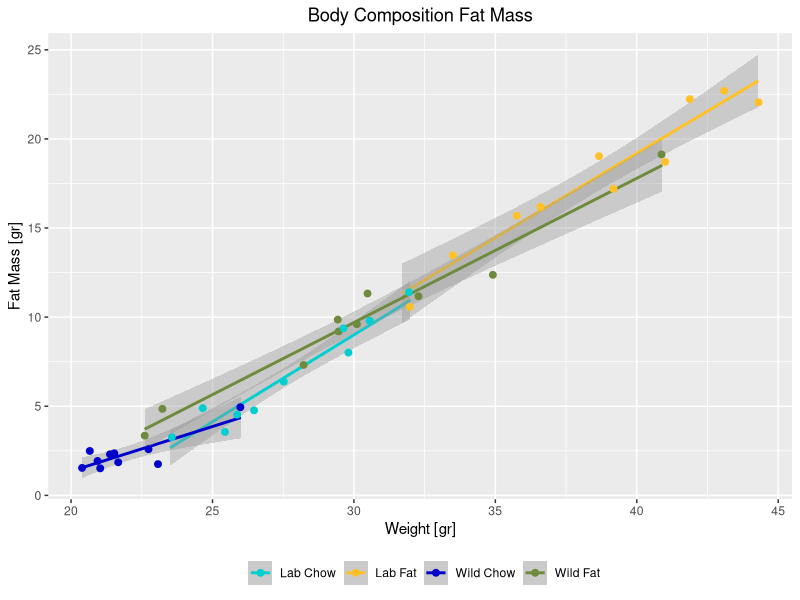
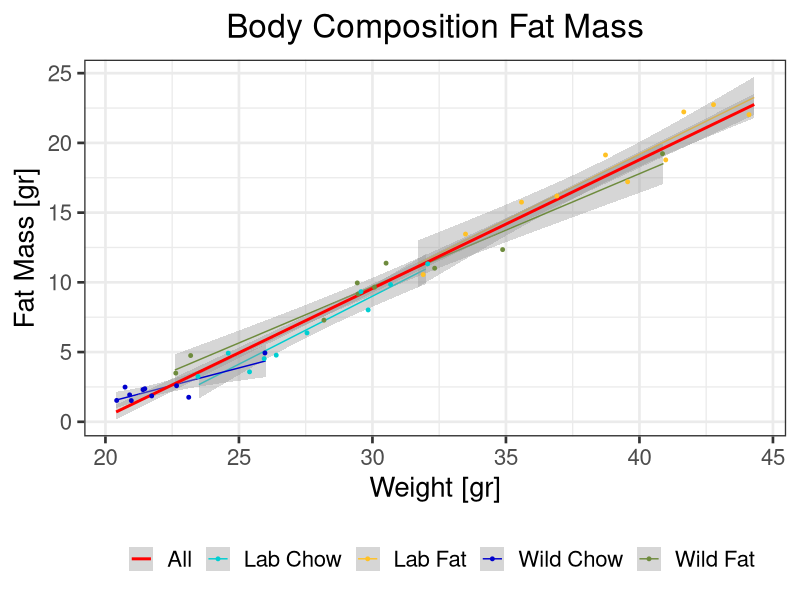
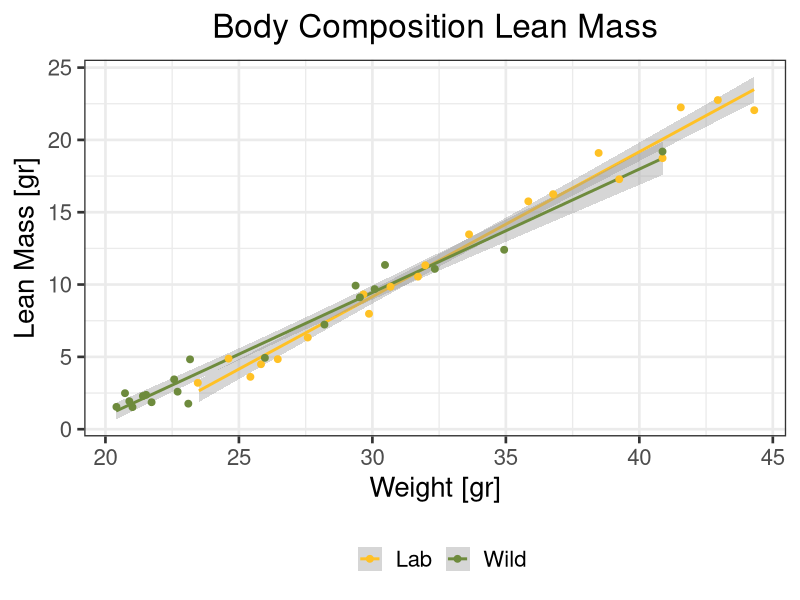
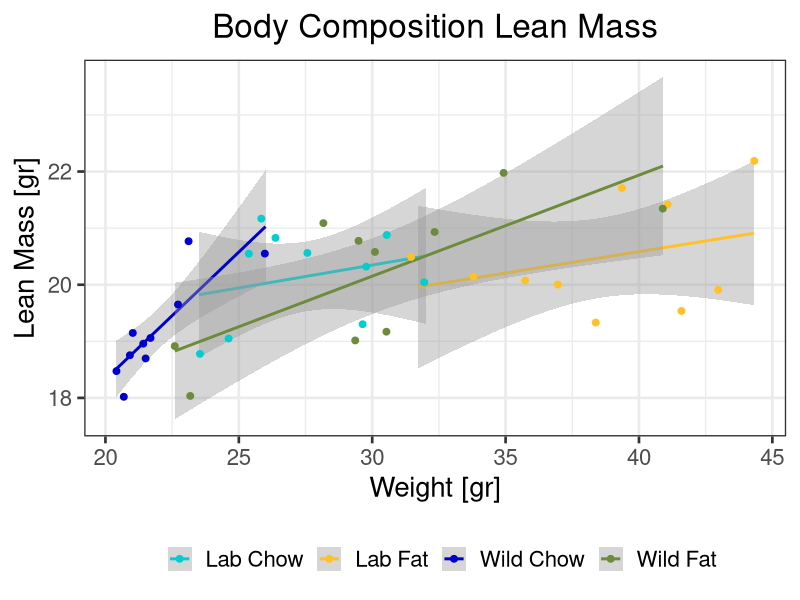
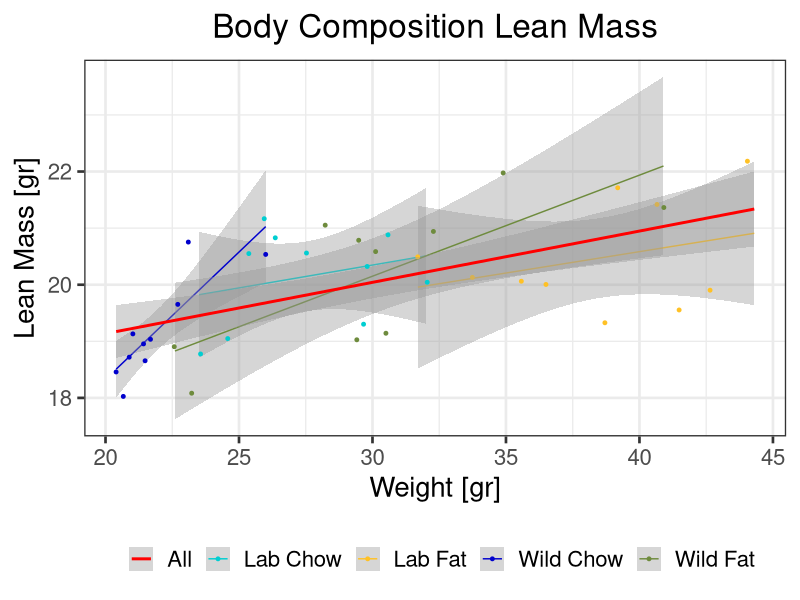
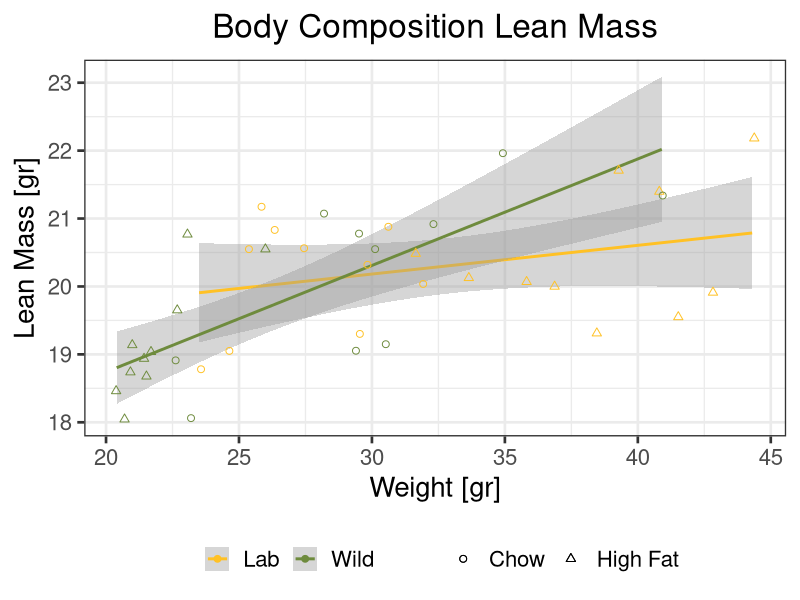
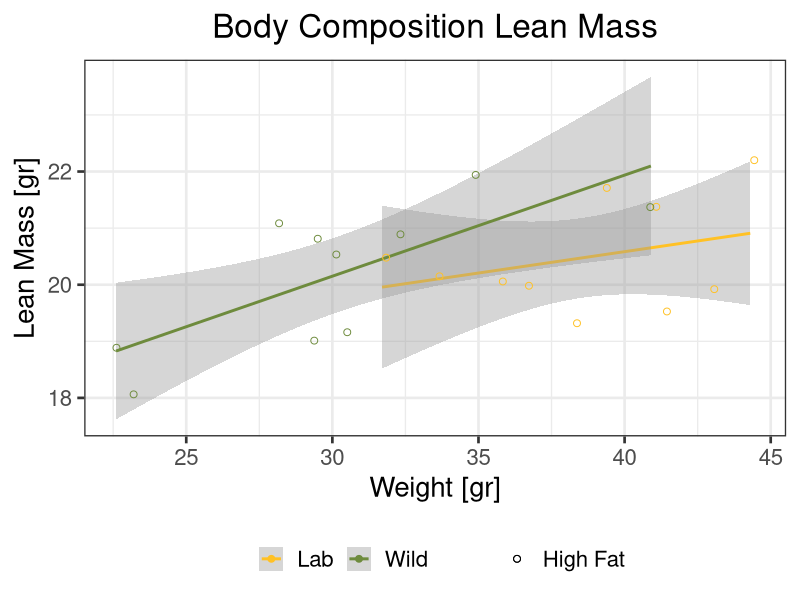
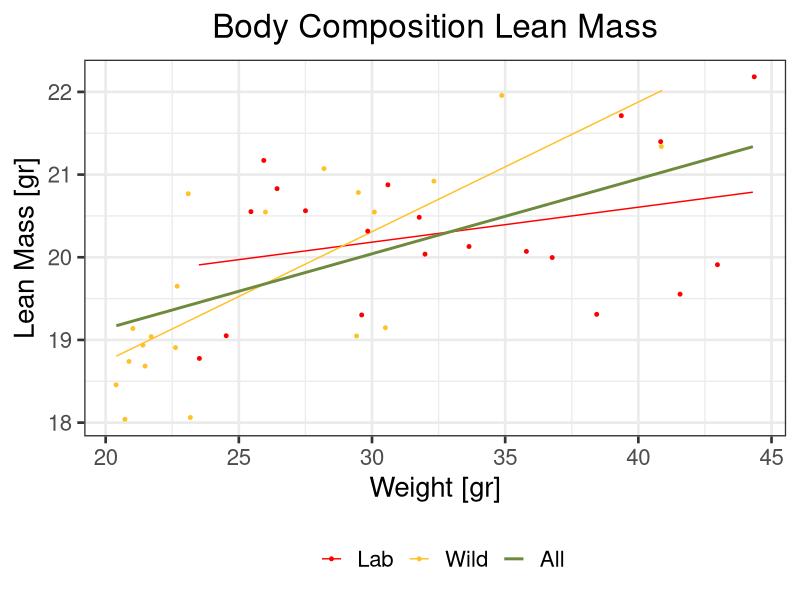

These charts were generated, in order, by the following R code:
## ---- chunk 1
knitr::opts_chunk$set(echo = TRUE)


#setwd("~/Deskto p/Research/NAFLD/Experiments/All Experiments togehter")
library(ggplot2)
library(gdata)
library(rlist)
library(ggpubr)
library(gridBase)
library(gridExtra)
#installation of ggpubr, according to websitehttp://www.sthda.com/english/articles/24-ggpubr-publication-ready-plots/81-ggplot2-easy-way-to-mix-multiple-graphs-on-the-same-page/

cd <- read.csv("BodyCompositionMR.csv")


#Change Date to custome date of R programm, no need now, format is already fine
#cd$Date <- as.Date(cd$Date, "%m/%d/%y")

LChow <- subset(cd, cd$Microbiome == "Lab" & cd$Diet == "Chow")
LFat <- subset(cd, cd$Microbiome == "Lab" & cd$Diet == "High Fat")
WildChow <- subset(cd, cd$Microbiome == "Wildling" & cd$Diet == "Chow")
WildFat <- subset(cd, cd$Microbiome == "Wildling" & cd$Diet == "High Fat")

Lab <- subset(cd, cd$Microbiome == "Lab")
Wildling <- subset(cd, cd$Microbiome == "Wildling")


#from here on will be the Fat mass analysis

plotAllFatMass <- ggplot() +
  geom_smooth(method = lm, data = LChow, aes(x = LChow$Weight, y = LChow$Fat, color = "Lab Chow")) +
  geom_smooth(method = lm, data = LFat, aes(x = LFat$Weight, y = LFat$Fat, color = "Lab Fat")) +
  geom_smooth(method = lm, data = WildChow, aes(x = WildChow$Weight, y = WildChow$Fat, color = "Wild Chow")) +
  geom_smooth(method = lm, data = WildFat, aes(x = WildFat$Weight, y = WildFat$Fat, color = "Wild Fat")) +
      geom_jitter(data = LFat, aes(x = LFat$Weight, y = LFat$Fat, color = "Lab Fat"), size = 2) +
    geom_jitter(data = WildFat, aes(x = WildFat$Weight, y = WildFat$Fat, color = "Wild Fat"), size = 2) +
    geom_jitter(data = LChow, aes(x = LChow$Weight, y = LChow$Fat, color = "Lab Chow"), size = 2) +
    geom_jitter(data = WildChow, aes(x = WildChow$Weight, y = WildChow$Fat, color = "Wild Chow"), size =2 ) +
  xlab("Weight [gr]") +
  ylab("Fat Mass [gr]") +
scale_colour_manual("", values = c("darkturquoise","goldenrod1", "blue3", "darkolivegreen4")) +
  theme_set(theme_bw(base_size = 20) ) +
    theme(plot.title = element_text(hjust = 0.5), legend.position = "bottom") +
      ggtitle("Body Composition Fat Mass")

print(plotAllFatMass)

#plots the same as above with additionally all conditions combinded and the lines of the seperate conditions made smaller
plotAllFatMassWithComb <- ggplot() +
  geom_smooth(method = lm, data = LChow, aes(x = LChow$Weight, y = LChow$Fat, color = "Lab Chow"), size = 0.5) +
  geom_smooth(method = lm, data = LFat, aes(x = LFat$Weight, y = LFat$Fat, color = "Lab Fat"), size = 0.5) +
  geom_smooth(method = lm, data = WildChow, aes(x = WildChow$Weight, y = WildChow$Fat, color = "Wild Chow"), size = 0.5) +
  geom_smooth(method = lm, data = WildFat, aes(x = WildFat$Weight, y = WildFat$Fat, color = "Wild Fat"), size = 0.5) +
  geom_smooth(method = lm, data = cd, aes(x = cd$Weight, y = cd$Fat, color = "All"), size = 1) +
    geom_jitter(data = LFat, aes(x = LFat$Weight, y = LFat$Fat, color = "Lab Fat"), size = 1) +
    geom_jitter(data = WildFat, aes(x = WildFat$Weight, y = WildFat$Fat, color = "Wild Fat"), size = 1) +
    geom_jitter(data = LChow, aes(x = LChow$Weight, y = LChow$Fat, color = "Lab Chow"), size = 1) +
    geom_jitter(data = WildChow, aes(x = WildChow$Weight, y = WildChow$Fat, color = "Wild Chow"), size = 1 ) +
  xlab("Weight [gr]") +
  ylab("Fat Mass [gr]") +
scale_colour_manual("", values = c("red", "darkturquoise","goldenrod1", "blue3", "darkolivegreen4")) +
  theme_set(theme_bw(base_size = 20) ) +
    theme(plot.title = element_text(hjust = 0.5), legend.position = "bottom") +
      ggtitle("Body Composition Fat Mass")

print(plotAllFatMassWithComb)

plotFatMassLabvsWildling <- ggplot() +
  geom_smooth(method = lm, data = Lab, aes(x = Lab$Weight, y = Lab$Fat, color = "Lab")) +
 geom_smooth(method = lm, data = Wildling, aes(x = Wildling$Weight, y = Wildling$Fat, color = "Wild")) +
   geom_jitter(data = Lab, aes(x = Lab$Weight, y = Lab$Fat, color = "Lab"), size = 2) +
   geom_jitter(data = Wildling, aes(x = Wildling$Weight, y = Wildling$Fat, color = "Wild"), size = 2) +
    xlab("Weight [gr]") +
  ylab("Lean Mass [gr]") +
scale_colour_manual("", values = c("goldenrod1" , "darkolivegreen4"), breaks = c("Lab", "Wild")) +
  theme_set(theme_bw(base_size = 20) ) +
    theme(plot.title = element_text(hjust = 0.5), legend.position = "bottom") +
      ggtitle("Body Composition Lean Mass")

print(plotFatMassLabvsWildling)
# From here on will be the lean Mass analysis


plotAllLeanMass <- ggplot() +
  geom_smooth(method = lm, data = LChow, aes(x = LChow$Weight, y = LChow$Lean, color = "Lab Chow")) +
  geom_smooth(method = lm, data = LFat, aes(x = LFat$Weight, y = LFat$Lean, color = "Lab Fat")) +
  geom_smooth(method = lm, data = WildChow, aes(x = WildChow$Weight, y = WildChow$Lean, color = "Wild Chow")) +
  geom_smooth(method = lm, data = WildFat, aes(x = WildFat$Weight, y = WildFat$Lean, color = "Wild Fat")) +
    geom_jitter(data = LFat, aes(x = LFat$Weight, y = LFat$Lean, color = "Lab Fat"), size = 2) +
    geom_jitter(data = WildFat, aes(x = WildFat$Weight, y = WildFat$Lean, color = "Wild Fat"), size = 2) +
    geom_jitter(data = LChow, aes(x = LChow$Weight, y = LChow$Lean, color = "Lab Chow"), size = 2) +
    geom_jitter(data = WildChow, aes(x = WildChow$Weight, y = WildChow$Lean, color = "Wild Chow"), size =2 ) +
  xlab("Weight [gr]") +
  ylab("Lean Mass [gr]") +
scale_colour_manual("", values = c("darkturquoise","goldenrod1", "blue3", "darkolivegreen4"), breaks = c("Lab Chow", "Lab Fat", "Wild Chow", "Wild Fat")) +
  theme_set(theme_bw(base_size = 20) ) +
    theme(plot.title = element_text(hjust = 0.5), legend.position = "bottom") +
      ggtitle("Body Composition Lean Mass")

print(plotAllLeanMass)

plotAllLeanMassWithComb <- ggplot() +
  geom_smooth(method = lm, data = LChow, aes(x = LChow$Weight, y = LChow$Lean, color = "Lab Chow"), size = 0.5) +
  geom_smooth(method = lm, data = LFat, aes(x = LFat$Weight, y = LFat$Lean, color = "Lab Fat"), size = 0.5) +
  geom_smooth(method = lm, data = WildChow, aes(x = WildChow$Weight, y = WildChow$Lean, color = "Wild Chow"), size = 0.5) +
  geom_smooth(method = lm, data = WildFat, aes(x = WildFat$Weight, y = WildFat$Lean, color = "Wild Fat"), size = 0.5) +
    geom_jitter(data = LFat, aes(x = LFat$Weight, y = LFat$Lean, color = "Lab Fat"), size = 1) +
   geom_smooth(method = lm, data = cd, aes(x = cd$Weight, y = cd$Lean, color = "All"), size = 1) +
    geom_jitter(data = WildFat, aes(x = WildFat$Weight, y = WildFat$Lean, color = "Wild Fat"), size = 1) +
    geom_jitter(data = LChow, aes(x = LChow$Weight, y = LChow$Lean, color = "Lab Chow"), size = 1) +
    geom_jitter(data = WildChow, aes(x = WildChow$Weight, y = WildChow$Lean, color = "Wild Chow"), size = 1 ) +
  xlab("Weight [gr]") +
  ylab("Lean Mass [gr]") +
scale_colour_manual("", values = c("red", "darkturquoise","goldenrod1", "blue3", "darkolivegreen4"), breaks = c("All", "Lab Chow", "Lab Fat", "Wild Chow", "Wild Fat")) +
  theme_set(theme_bw(base_size = 20) ) +
    theme(plot.title = element_text(hjust = 0.5), legend.position = "bottom") +
      ggtitle("Body Composition Lean Mass")

print(plotAllLeanMassWithComb)

#plots Wildling vs Lab
plotLeanMassLabvsWildling <- ggplot() +
  geom_smooth(method = lm, data = Lab, aes(x = Lab$Weight, y = Lab$Lean, color = "Lab")) +
 geom_smooth(method = lm, data = Wildling, aes(x = Wildling$Weight, y = Wildling$Lean, color = "Wild")) +
   geom_jitter(data = Lab, aes(x = Lab$Weight, y = Lab$Lean, color = "Lab", shape = Lab$Diet), size = 2) +
   geom_jitter(data = Wildling, aes(x = Wildling$Weight, y = Wildling$Lean, color = "Wild", shape = Lab$Diet), size = 2) +
    scale_shape_discrete(" ", solid=F)+
   xlab("Weight [gr]") +
  ylab("Lean Mass [gr]") +
scale_colour_manual("", values = c("goldenrod1" , "darkolivegreen4"), breaks = c("Lab", "Wild")) +
  theme_set(theme_bw(base_size = 20) ) +
    theme(plot.title = element_text(hjust = 0.5), legend.position = "bottom") +
      ggtitle("Body Composition Lean Mass")

print(plotLeanMassLabvsWildling)

#plots WildlingHighFat vs Lab HighFat
plotLeanMassLabHFvsWildlingHF <- ggplot() +
  geom_smooth(method = lm, data = LFat, aes(x = LFat$Weight, y = LFat$Lean, color = "Lab")) +
 geom_smooth(method = lm, data = WildFat, aes(x = WildFat$Weight, y = WildFat$Lean, color = "Wild")) +
   geom_jitter(data = LFat, aes(x = LFat$Weight, y = LFat$Lean, color = "Lab", shape = LFat$Diet), size = 2) +
   geom_jitter(data = WildFat, aes(x = WildFat$Weight, y = WildFat$Lean, color = "Wild", shape = LFat$Diet), size = 2) +
    scale_shape_discrete(" ", solid=F)+
   xlab("Weight [gr]") +
  ylab("Lean Mass [gr]") +
scale_colour_manual("", values = c("goldenrod1" , "darkolivegreen4"), breaks = c("Lab", "Wild")) +
  theme_set(theme_bw(base_size = 20) ) +
    theme(plot.title = element_text(hjust = 0.5), legend.position = "bottom") +
      ggtitle("Body Composition Lean Mass")

print(plotLeanMassLabHFvsWildlingHF)


plotLeanMassLabvsWildlingandAll <- ggplot() +
  geom_smooth(method = lm, data = Lab, aes(x = Lab$Weight, y = Lab$Lean, color = "Lab"), size = 0.5, se = FALSE) +
 geom_smooth(method = lm, data = Wildling, aes(x = Wildling$Weight, y = Wildling$Lean, color = "Wild"), size = 0.5, se = FALSE) +
  geom_smooth(method = lm, data = cd, aes(x = cd$Weight, y = cd$Lean, color = "All"), size = 1, se = FALSE) +
   geom_jitter(data = Lab, aes(x = Lab$Weight, y = Lab$Lean, color = "Lab"), size = 1) +
   geom_jitter(data = Wildling, aes(x = Wildling$Weight, y = Wildling$Lean, color = "Wild"), size = 1) +
    xlab("Weight [gr]") +
  ylab("Lean Mass [gr]") +
scale_colour_manual("", values = c("red" , "goldenrod1" ,  "darkolivegreen4"), breaks = c("Lab", "Wild", "All")) +
  theme_set(theme_bw(base_size = 20) ) +
    theme(plot.title = element_text(hjust = 0.5), legend.position = "bottom") +
      ggtitle("Body Composition Lean Mass")

print(plotLeanMassLabvsWildlingandAll)

#gridarrange for Fat analysis
grid.arrange(plotAllFatMass, plotAllLeanMass, ncol = 1)

grid.arrange(plotAllFatMass, plotAllFatMassWithComb, ncol = 1)

grid.arrange( plotAllFatMassWithComb,plotFatMassLabvsWildling, ncol = 1)



#Grid arrange for lean analysis
grid.arrange(plotAllLeanMass, plotAllLeanMassWithComb, ncol = 1)

grid.arrange(plotLeanMassLabvsWildling, plotLeanMassLabvsWildlingandAll, ncol = 1)

grid.arrange(plotLeanMassLabvsWildling, plotLeanMassLabHFvsWildlingHF, ncol = 1)

#correlation for fat mass, first for all conditions combinded
 cor.test(cd$Weight, cd$Fat, method = "pearson")
#only for lab
 cor.test(cd$Weight[cd$Microbiome == "Lab"], cd$Fat[cd$Microbiome == "Lab"], method = "pearson")
#correlation for WIldling
 cor.test(cd$Weight[cd$Microbiome == "Wildling"], cd$Fat[cd$Microbiome == "Wildling"], method = "pearson")

wilcox.test(WildChow$Lean, LChow$Lean)

#correlation for lean mas
cor.test(cd$Weight, cd$Lean, method = "pearson")

#correlation of different microbiota
cor.test(cd$Weight[cd$Microbiome == "Lab"], cd$Lean[cd$Microbiome == "Lab"])
cor.test(cd$Weight[cd$Microbiome == "Wildling"], cd$Lean[cd$Microbiome == "Wildling"])

#correlation of microbiota with HF or CD
cor.test(cd$Weight[cd$Microbiome == "Lab" & cd$Diet == "High Fat"], cd$Lean[cd$Microbiome == "Lab" & cd$Diet == "High Fat"])
cor.test(cd$Weight[cd$Microbiome == "Wildling" & cd$Diet == "High Fat"], cd$Lean[cd$Microbiome == "Wildling" & cd$Diet == "High Fat"])



cor.test(cd$Weight[cd$Microbiome == "Lab" & cd$Diet == "Chow"], cd$Lean[cd$Microbiome == "Lab" & cd$Diet == "Chow"])
cor.test(cd$Weight[cd$Microbiome == "Wildling" & cd$Diet == "Chow"], cd$Lean[cd$Microbiome == "Wildling" & cd$Diet == "Chow"])
